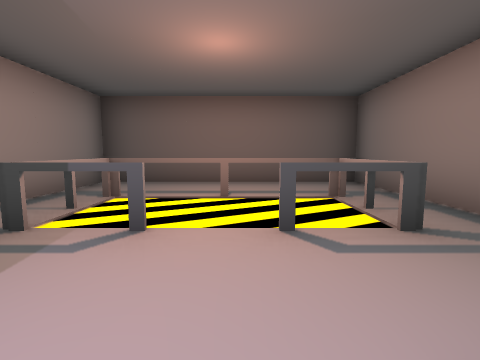
[1] (above)

21 first-person views from a walk through a 3-D level made in the Unity game engine. The camera is 1.4 m above the floor, tilts 6° down and sees 85° across. The floor is counted in squares, 2 m on a side. Each view is taken from the middle of a square. On the plan, view 1 faces up. The plan holds only what a view shows up to about 9 squares ahead; the rest is blank. The place goes on beyond the plan. The player is left out.

[2]
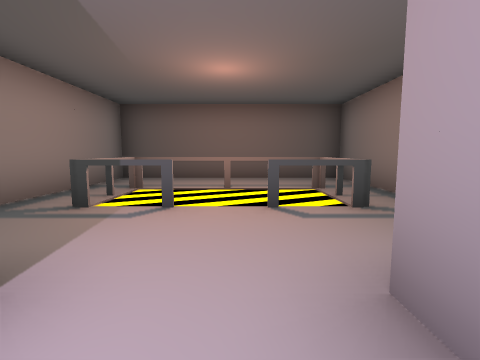

[3]
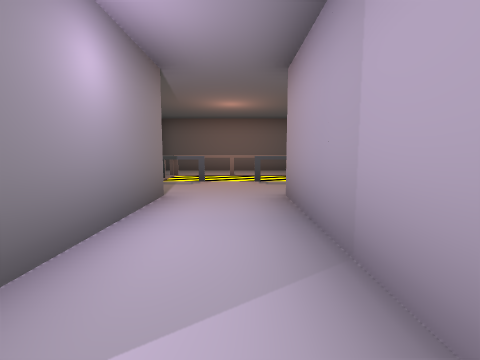

[4]
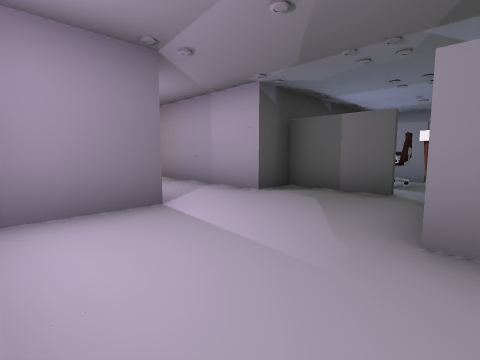

[5]
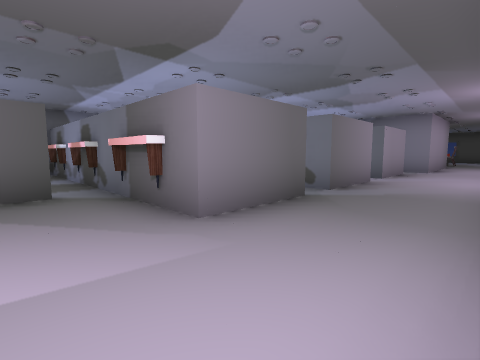

[6]
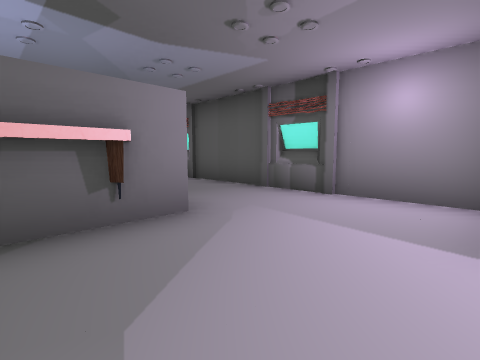

[7]
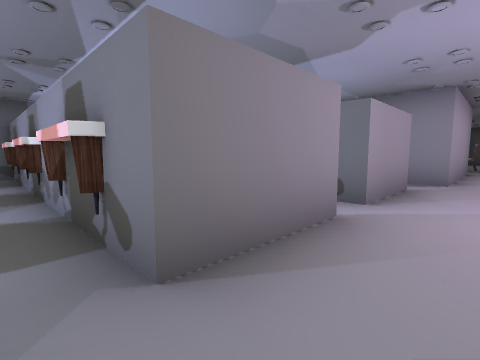

[8]
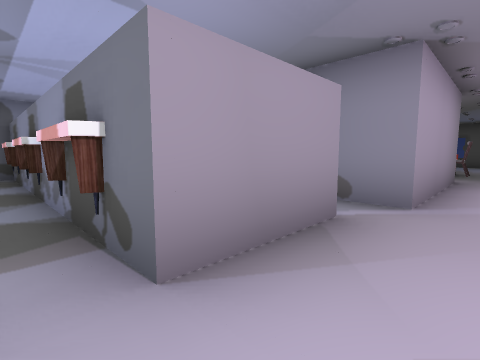

[9]
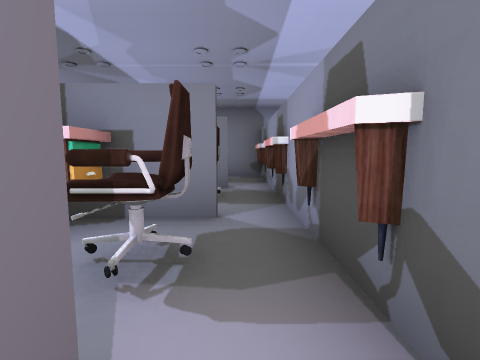

[10]
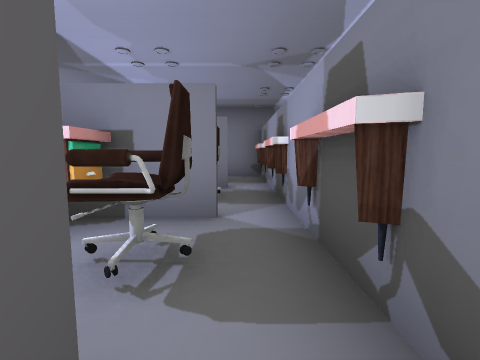

[11]
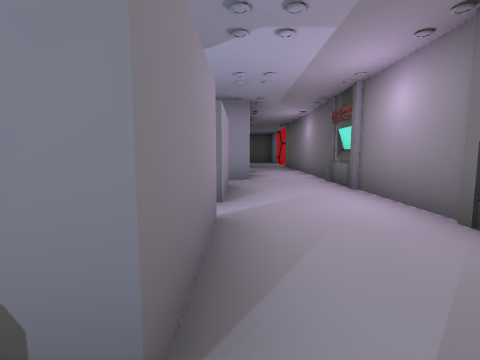

[12]
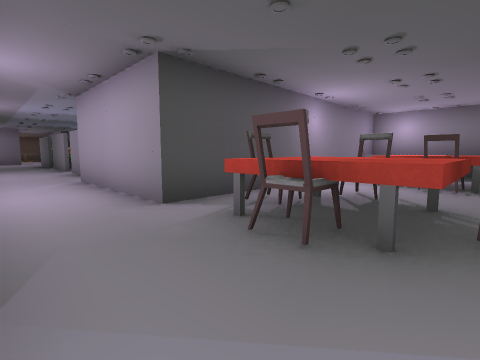

[13]
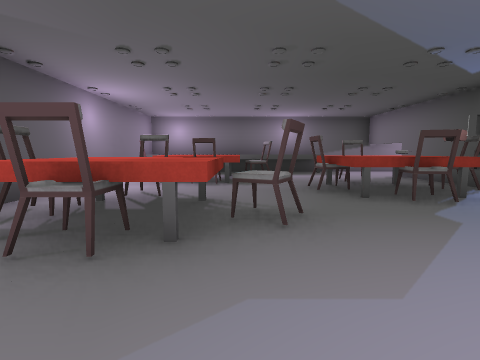

[14]
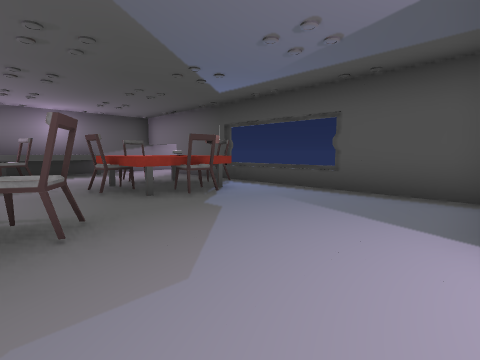

[15]
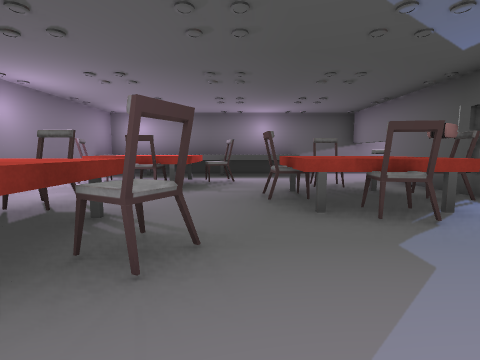

[16]
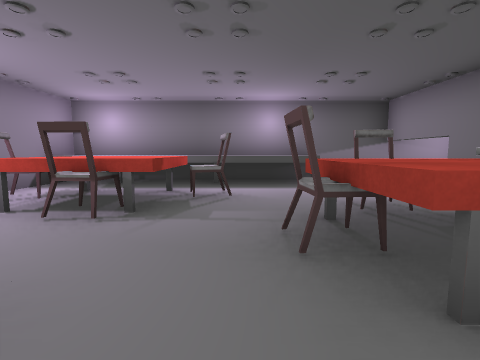

[17]
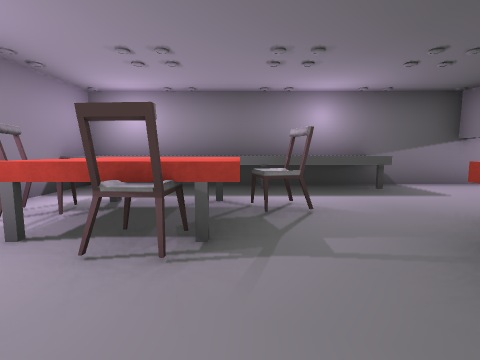

[18]
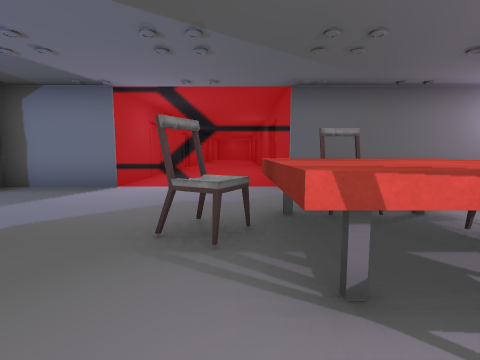

[19]
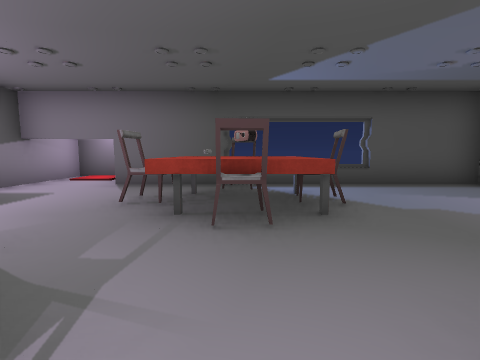

[20]
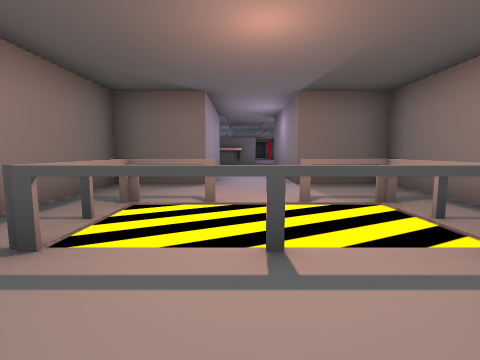

[21]
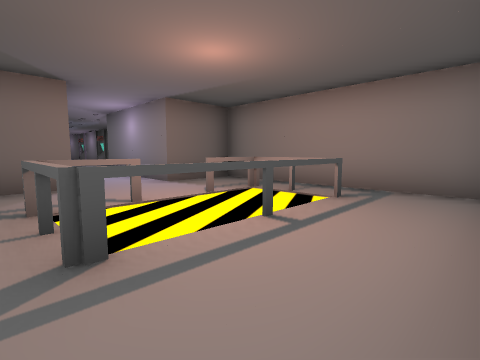

### Floor plan
Key: @ floor where view 1 was taken; # wall or solid block; . floor; = window, fence, low wall or low ledge; ^ raised ledge; T thing the floor can be seen under or through; C chair.
Columns run from 6 left of view 1 to 7 right of it. Each row starts with its distance up from view 1.
  7   ########
  6   #......#
  5   #......#
  4   #.TTTT.#
  3   #.....T#
  2   #..#.TT#
  1   #......#
  0   ###.@###
 -1     #..#
 -2     #..#
 -3   ###..##
 -4   #.....#
 -5   #.....###
 -6   #.........
 -7   #..#########
 -8   #..#.^###  #
 -9   #..........#
-10   #..#########
-11   #..#.^###  #
-12   #..........#
-13   #..#########
-14   #..#
-15   #...
-16   #..##
-17   #..#
-18   #..#
-19   #..########
-20   #.........##
-21   #..^CC.^C^^#
-22  ##..C^C.C^^^#
-23  .=...C..^C^^#
-24  .=.........^#
-25  .=....^C^..^#
-26 ###....C^C...#
-27   #.....C....#
-28   ####^^###..#
-29            ..#
-30             ##

Where each view was taken, in squares from view 1:
view 1: 0 up, 0 right, facing up
view 2: 1 down, 0 right, facing up
view 3: 4 down, 0 right, facing up
view 4: 7 down, 3 left, facing up-right
view 5: 5 down, 3 left, facing down-right
view 6: 4 down, 1 right, facing down-left
view 7: 9 down, 2 left, facing down-right
view 8: 12 down, 2 left, facing down-right
view 9: 12 down, 1 left, facing right
view 10: 9 down, 1 left, facing right
view 11: 9 down, 1 left, facing down
view 12: 23 down, 3 left, facing up-right
view 13: 23 down, 3 left, facing right
view 14: 23 down, 3 left, facing down-right
view 15: 24 down, 2 left, facing right
view 16: 24 down, 0 right, facing right
view 17: 23 down, 1 right, facing right
view 18: 23 down, 2 right, facing left
view 19: 22 down, 2 right, facing down
view 20: 6 up, 0 right, facing down
view 21: 6 up, 2 right, facing down-left
